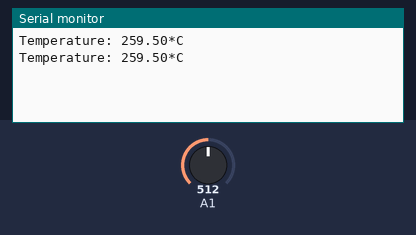
Bench run of a sketch on a simulated Arduino Uno, built with avr-gcc and run on an emulated ATmega328P. Shown: the last lines printed to the serial monitor. Inputs (shaded band) come from the test bench; at power-on: A1 = 512.

Above: at 1.8 s.
1.9 s: A1 set to 716
At 2.8 s:
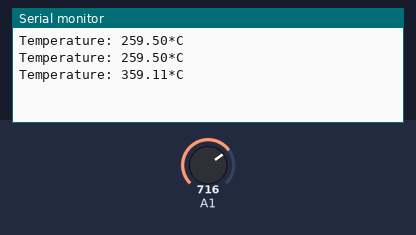
3.4 s: A1 set to 900
At 4.7 s:
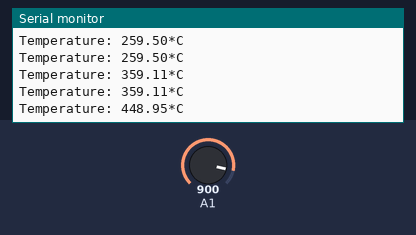
Timing chart, 0 to 6.4 s (numbered marks = the images above; inputs shaded):
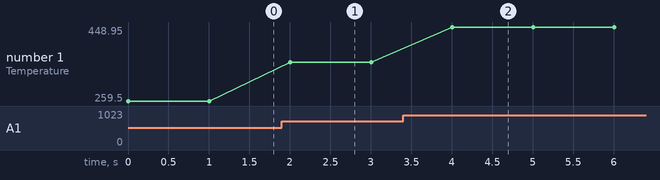

Measured:
- after the input at 1.9 s, the serial monitor: prints a new line after 0.10 s (image 1)
- after the input at 3.4 s, the serial monitor: prints a new line after 0.60 s (image 2)
- plotted number 1: 259.5 → 359.11 after the input at 1.9 s, 359.11 → 448.95 after the input at 3.4 s

The sketch:

LM35.ino
```cpp
float temp;

void setup() {
Serial.begin(9600);  // put your setup code here, to run once:

}

void loop() {
  temp=analogRead(A1);
  temp=temp*0.48828125 + 9.5;
  Serial.print("Temperature: ");
  Serial.print(temp);
  Serial.print("*C");
  Serial.println();
  delay(1000);// put your main code here, to run repeatedly:

}
```
